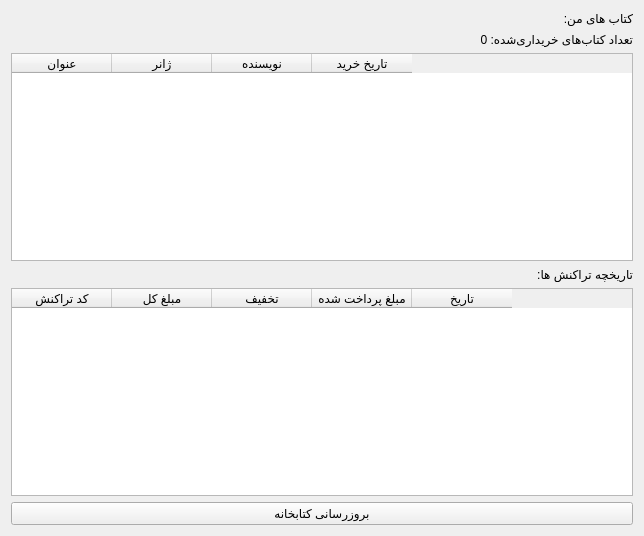
<?xml version="1.0" encoding="UTF-8"?>
<ui version="4.0">
 <class>LibraryPage</class>
 <widget class="QWidget" name="LibraryPage">
  <property name="geometry">
   <rect>
    <x>0</x>
    <y>0</y>
    <width>644</width>
    <height>536</height>
   </rect>
  </property>
  <property name="windowTitle">
   <string>Form</string>
  </property>
  <layout class="QVBoxLayout" name="verticalLayout">
   <item>
    <widget class="QLabel" name="label">
     <property name="text">
      <string>کتاب های من:</string>
     </property>
    </widget>
   </item>
   <item>
    <widget class="QLabel" name="libraryCountLabel">
     <property name="text">
      <string>تعداد کتاب‌های خریداری‌شده: 0</string>
     </property>
    </widget>
   </item>
   <item>
    <widget class="QTableWidget" name="libraryTable">
     <column>
      <property name="text">
       <string>عنوان</string>
      </property>
     </column>
     <column>
      <property name="text">
       <string>ژانر</string>
      </property>
     </column>
     <column>
      <property name="text">
       <string>نویسنده</string>
      </property>
     </column>
     <column>
      <property name="text">
       <string>تاریخ خرید</string>
      </property>
     </column>
    </widget>
   </item>
   <item>
    <widget class="QLabel" name="label_2">
     <property name="text">
      <string>تاریخچه تراکنش ها:</string>
     </property>
    </widget>
   </item>
   <item>
    <widget class="QTableWidget" name="historyTable">
     <column>
      <property name="text">
       <string>کد تراکنش</string>
      </property>
     </column>
     <column>
      <property name="text">
       <string>مبلغ کل</string>
      </property>
     </column>
     <column>
      <property name="text">
       <string>تخفیف</string>
      </property>
     </column>
     <column>
      <property name="text">
       <string>مبلغ پرداخت شده</string>
      </property>
     </column>
     <column>
      <property name="text">
       <string>تاریخ</string>
      </property>
     </column>
    </widget>
   </item>
   <item>
    <widget class="QPushButton" name="refreshButton">
     <property name="text">
      <string>بروزرسانی کتابخانه</string>
     </property>
    </widget>
   </item>
  </layout>
 </widget>
 <resources/>
 <connections/>
</ui>
